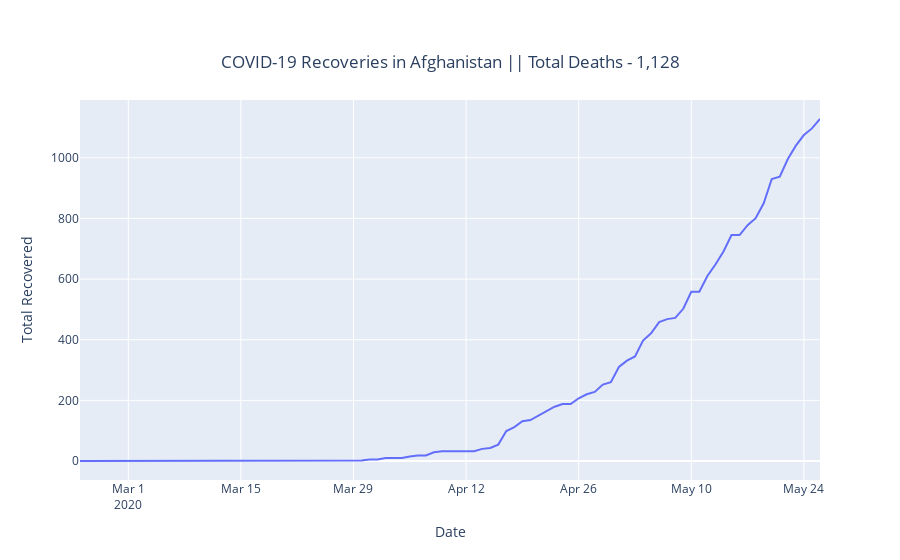

Write notebook code for a chart like this one.
### Code cell
x = date_objects
y = recovered_list
fig = go.Figure(data=go.Scatter(x=x, y=y))
yLabelTitle(fig,y)
fig.show()
